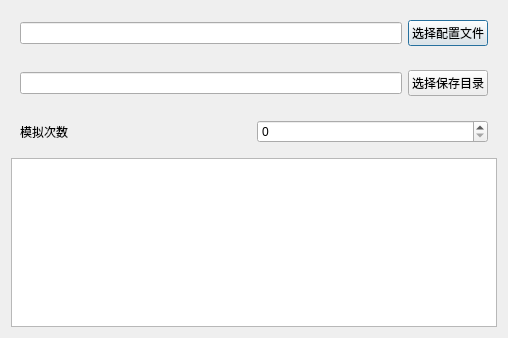
<?xml version="1.0" encoding="UTF-8"?>
<ui version="4.0">
 <class>RepeatRunCADialog</class>
 <widget class="QDialog" name="RepeatRunCADialog">
  <property name="geometry">
   <rect>
    <x>0</x>
    <y>0</y>
    <width>508</width>
    <height>338</height>
   </rect>
  </property>
  <property name="windowTitle">
   <string>Dialog</string>
  </property>
  <layout class="QGridLayout" name="gridLayout">
   <item row="0" column="0">
    <widget class="QWidget" name="widget" native="true">
     <layout class="QHBoxLayout" name="horizontalLayout">
      <item>
       <widget class="QLineEdit" name="lineEdit"/>
      </item>
      <item>
       <widget class="QPushButton" name="pushButton">
        <property name="text">
         <string>选择配置文件</string>
        </property>
       </widget>
      </item>
     </layout>
    </widget>
   </item>
   <item row="1" column="0">
    <widget class="QWidget" name="widget_2" native="true">
     <layout class="QHBoxLayout" name="horizontalLayout_2">
      <item>
       <widget class="QLineEdit" name="lineEdit_2"/>
      </item>
      <item>
       <widget class="QPushButton" name="pushButton_2">
        <property name="text">
         <string>选择保存目录</string>
        </property>
       </widget>
      </item>
     </layout>
    </widget>
   </item>
   <item row="4" column="0">
    <widget class="QTextEdit" name="textEdit"/>
   </item>
   <item row="2" column="0">
    <widget class="QWidget" name="widget_3" native="true">
     <layout class="QGridLayout" name="gridLayout_2">
      <item row="0" column="0">
       <widget class="QLabel" name="label">
        <property name="text">
         <string>模拟次数</string>
        </property>
       </widget>
      </item>
      <item row="0" column="1">
       <widget class="QSpinBox" name="spinBox"/>
      </item>
     </layout>
    </widget>
   </item>
  </layout>
 </widget>
 <resources/>
 <connections/>
</ui>
